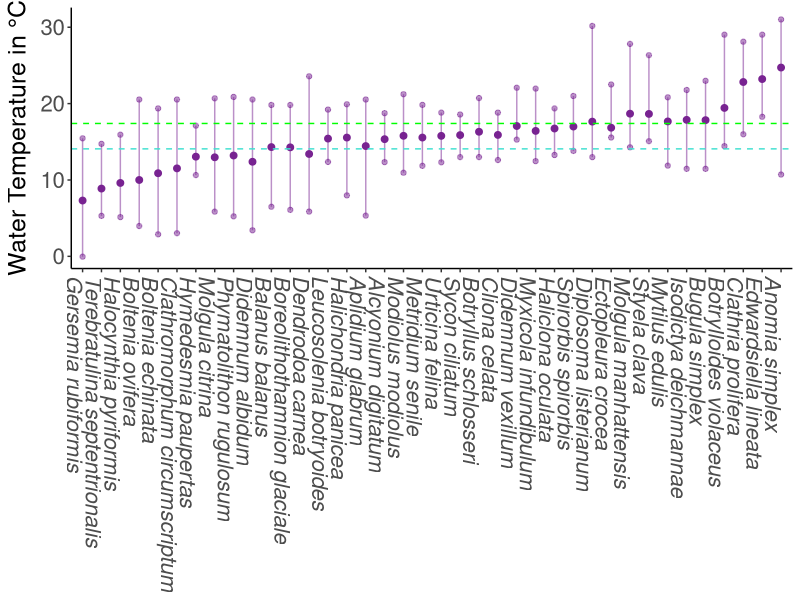
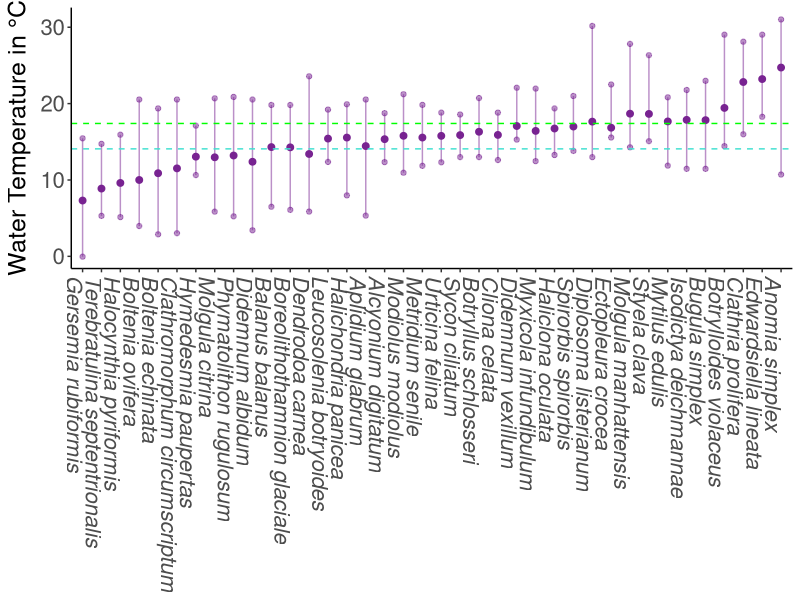

Generate these figures, in order, with R:
library(tidyverse)
library(ggplot2)
library(readr)

# read in and go from here
#source("scripts/load_data_settings.r")

thermal_data <- read_csv("data/Occurrence_based_species_thermal_indicies_Photos_100825.csv") |>
  select(gen_spp, species_id, n_obis_rec,
         BO21_tempmax_bdmean_mean, BO21_tempmax_bdmin_mean, BO21_tempmax_bdmin_max,
         BO21_tempmax_bdmean_q5, BO21_tempmax_bdmean_q95)

coefout <- thermal_data

# filter to species we have
# coefout <- filter(coefout, gen_spp %in% subsite_substrate_long$gen_spp)
View(coefout)
# plot data ---------------------------------------------------------------


color2 <- "#782391"

coefout %>% 
  filter(!is.na(gen_spp)) |>
  mutate(gen_spp = forcats::fct_reorder(gen_spp, BO21_tempmax_bdmin_mean) ) %>%
  
  ggplot(aes(x=gen_spp)) +
  
  
  geom_point(aes(y=BO21_tempmax_bdmean_q5),  color = color2, alpha=.5)+
  geom_point(aes(y=BO21_tempmax_bdmean_q95), color = color2, alpha=.5)+
  geom_point(aes(y=BO21_tempmax_bdmean_mean), color = color2, alpha=1, size=2)+
  geom_segment(aes(xend=gen_spp,
                   y=BO21_tempmax_bdmean_q5,
                   yend=BO21_tempmax_bdmean_q95), color = color2, alpha=.5)+
#  annotate(geom="text",
#           x=3, y=30, 
#           hjust=-0.1, vjust=0.2,
#           label = 
#             "\n Max temp at mean depth",
#           color = color2,
#           fontface="bold",
#           size=5) +
  
  labs(x=NULL, y= expression(paste("Water Temperature in ", "\u00b0C"))) +
  theme_classic() +
  theme(#plot.margin = margin(l=25,b=5,unit="pt"),
    axis.text.x = element_text(angle = -90, hjust = 0))+
  geom_hline(yintercept=c(14.07, 17.4), linetype='dashed', color=c('turquoise', 'green')) +
  theme(axis.text.x = element_text(face = "italic")) +
  theme(axis.text=element_text(size=16),
        axis.title=element_text(size=18))

ggsave("figures/thermal_preference_ranges.jpg")
